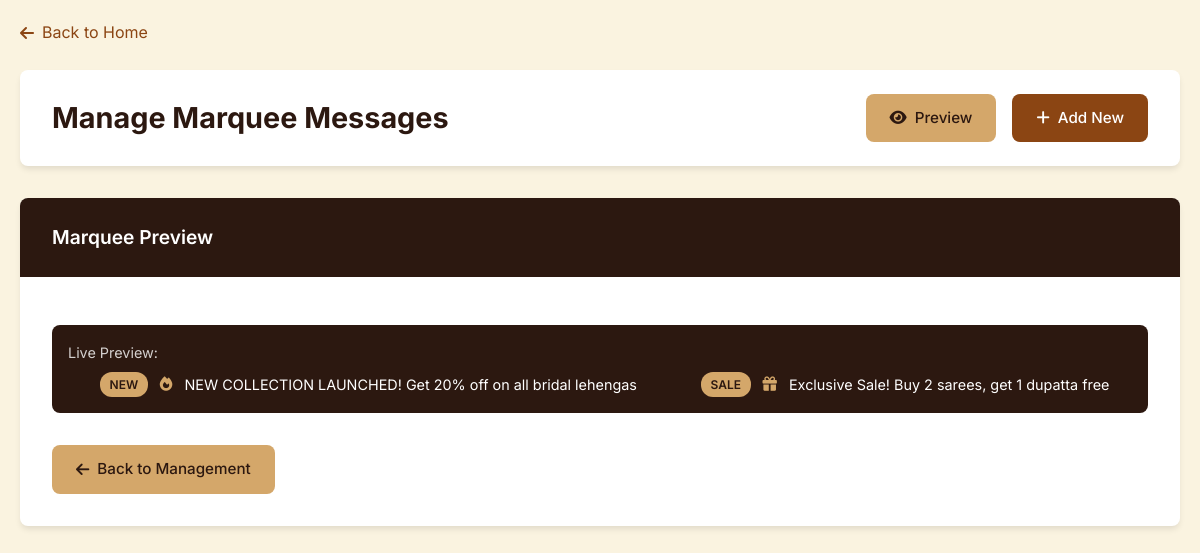
The app's page /marquee.php?preview with its own data.
### tables this page shows
CREATE TABLE `marquee_messages` (
  `id` int(11) NOT NULL,
  `message_text` text NOT NULL,
  `badge_text` varchar(50) DEFAULT NULL,
  `badge_color` varchar(50) DEFAULT 'secondary',
  `icon_class` varchar(100) DEFAULT 'fas fa-bullhorn',
  `icon_color` varchar(50) DEFAULT 'secondary',
  `priority` int(11) DEFAULT 1 COMMENT '1=Low, 2=Medium, 3=High',
  `display_order` int(11) DEFAULT 0,
  `is_active` tinyint(1) DEFAULT 1,
  `start_date` date DEFAULT NULL,
  `end_date` date DEFAULT NULL,
  `created_at` timestamp NOT NULL DEFAULT current_timestamp(),
  `updated_at` timestamp NOT NULL DEFAULT current_timestamp() ON UPDATE current_timestamp()
);

### config.php (called while the page is built, shortened)
<?php
function getMarqueeMessages($conn, $active_only = true) {
    $sql = "SELECT * FROM marquee_messages";
    if ($active_only) {
        $sql .= " WHERE is_active = 1";
        $sql .= " AND (start_date IS NULL OR start_date <= CURDATE())";
        $sql .= " AND (end_date IS NULL OR end_date >= CURDATE())";
    }
    $sql .= " ORDER BY display_order, priority DESC, created_at DESC";
    $result = $conn->query($sql);
    $messages = [];
    while($row = $result->fetch_assoc()) {
        $messages[] = $row;
    }
    return $messages;
}
?>

### marquee.php (the view, shortened to what this page needs)
<?php
require_once 'config.php';
$marquee_messages = getMarqueeMessages($conn, false);
?>
<!DOCTYPE html>
<html lang="en">
<head>
    <link rel="stylesheet" href="https://cdnjs.cloudflare.com/ajax/libs/font-awesome/6.4.0/css/all.min.css">
</head>
<body>
    <div class="container">
        <a href="index.php" class="back-link">
            <i class="fas fa-arrow-left"></i>
            Back to Home
        </a>
        <div class="header">
            <h1>Manage Marquee Messages</h1>
            <div class="header-buttons">
                <a href="?preview" class="btn btn-secondary">
                    <i class="fas fa-eye"></i> Preview
                </a>
                <a href="marquee.php" class="btn btn-primary">
                    <i class="fas fa-plus"></i> Add New
                </a>
            </div>
        </div>
        <?php if (isset($_GET['preview'])): ?>
            <div class="card">
                <div class="card-header">
                    Marquee Preview
                </div>
                <div class="card-body">
                    <div class="preview-section">
                        <div class="preview-title">Live Preview:</div>
                        <div class="marquee-preview">
                            <?php
                            $active_messages = getMarqueeMessages($conn, true);
                            foreach ($active_messages as $msg):
                            ?>
                            <div class="preview-item">
                                <?php if ($msg['badge_text']): ?>
                                    <span class="preview-badge" style="background: var(--<?php echo $msg['badge_color']; ?>); color: var(--dark);">
                                        <?php echo htmlspecialchars($msg['badge_text']); ?>
                                    </span>
                                <?php endif; ?>
                                <i class="<?php echo $msg['icon_class']; ?>" style="color: var(--<?php echo $msg['icon_color']; ?>);"></i>
                                <span><?php echo htmlspecialchars($msg['message_text']); ?></span>
                            </div>
                            <?php endforeach; ?>
                        </div>
                    </div>
                    <div style="margin-top: 2rem;">
                        <a href="marquee.php" class="btn btn-secondary">
                            <i class="fas fa-arrow-left"></i> Back to Management
                        </a>
                    </div>
                </div>
            </div>
        <?php endif; ?>
    </div>
</body>
</html>

### records on screen
marquee_messages: badge_text "NEW", message_text "NEW COLLECTION LAUNCHED! Get 20% off on all bridal lehengas"
marquee_messages: badge_text "SALE", message_text "Exclusive Sale! Buy 2 sarees, get 1 dupatta free"
